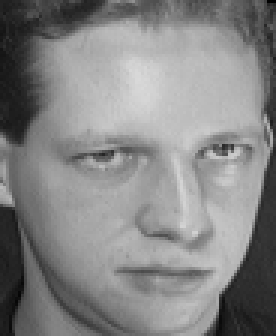
%> input picture Matlab Labs/11/test_images/C1/10.pgm, 92 x 112 px (shown 3 times larger); its folder holds only this picture in this run
$ octave ANN_testing.m   (GNU Octave 9; MATLAB toolbox functions it lacks are replaced by stand-ins)
%> lines starting %> are read from the running program, lines starting %| are printed output that depends on the picture
%> further down, test_image is the input picture: size 112x92 uint8; min 1, max 217, mean 132.8
### Matlab Labs/11/get_featureVector.m
function vector=get_featureVector(image)


[A1,H1,V1,D1] = dwt2(double(image),'haar','mode','per');  % four sub-bands in the first decomposition of the block
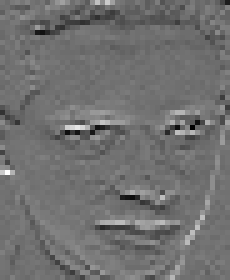
%> H1: size 56x46 double (shown 5 times larger); min -57, max 71.5, mean -0.2; drawn with min black and max white
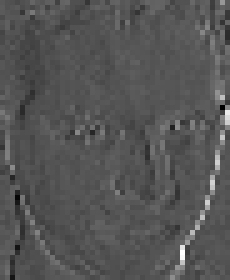
%> V1: size 56x46 double (shown 5 times larger); min -65, max 129, mean 0.2; drawn with min black and max white
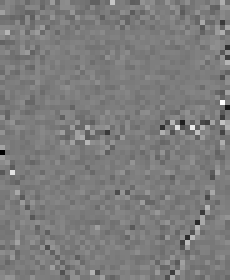
%> D1: size 56x46 double (shown 5 times larger); min -38.5, max 40, mean -0.1; drawn with min black and max white
[A2,H2,V2,D2] = dwt2(A1,'haar','mode','per'); % second decomposition
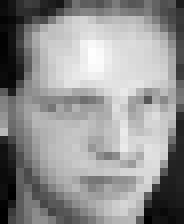
%> A2: size 28x23 double (shown 8 times larger); min 98, max 853.5, mean 531.3; drawn with min black and max white
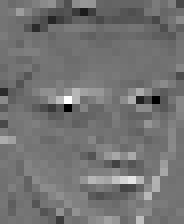
%> H2: size 28x23 double (shown 8 times larger); min -138, max 167.5, mean 0.1; drawn with min black and max white
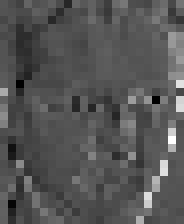
%> V2: size 28x23 double (shown 8 times larger); min -103.5, max 207.3, mean 0.8; drawn with min black and max white
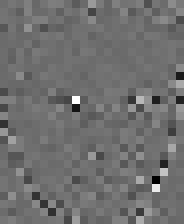
%> D2: size 28x23 double (shown 8 times larger); min -70.25, max 90.75, mean 0; drawn with min black and max white
[A3,H3,V3,D3] = dwt2(A2,'haar','mode','per'); % third decomposition
% use mean and standard deviation
vector=[mean(mean(abs(H1))),std2(H1),mean(mean(abs(V1))),std2(V1),mean(mean(abs(D1))),std2(D1),mean(mean(abs(H2))),std2(H2),...
    mean(mean(abs(V2))),std2(V2),mean(mean(abs(D2))),std2(D2),...
    mean(mean(abs(H3))),std2(H3),mean(mean(abs(V3))),std2(V3),mean(mean(abs(D3))),std2(D3)];
%> vector = 18 values, max 76.88 at index 16, min 2.75 at index 5, mean 24.63

vector=vector';

### Matlab Labs/11/ANN_testing.m
% testing phase - Test Images are in folder test_images
clc
folder=dir('test_images\C1\');
Number_of_images=length(folder)-2; % number of images in C1

for i=1:Number_of_images,
    test_image=imread(['test_images\C1\' folder(i+2).name]);
    feature_vector=get_featureVector(test_image); % function get_featureVector returns a column vector.
%> feature_vector has the same summary as vector in get_featureVector
%> (the run ends here)

$ run again, on Matlab Labs/11/test_images/C1/6.pgm
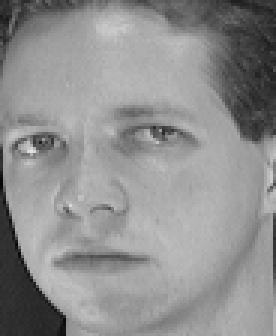
%> input picture Matlab Labs/11/test_images/C1/6.pgm, 92 x 112 px (shown 3 times larger)
%> test_image is the input picture: size 112x92 uint8; min 7, max 225, mean 143.2
%> in get_featureVector, `[A2,H2,V2,D2] = dwt2(A1,'haar','mode','per');`:
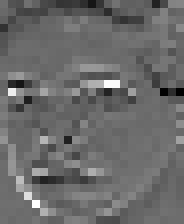
%> H2: size 28x23 double (shown 8 times larger); min -100.5, max 134.2, mean -2.4; drawn with min black and max white
%> in get_featureVector, `[A2,H2,V2,D2] = dwt2(A1,'haar','mode','per');`:
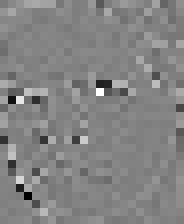
%> D2: size 28x23 double (shown 8 times larger); min -78.75, max 73.75, mean 0; drawn with min black and max white
%> vector = 18 values, max 71.38 at index 16, min 2.9 at index 5, mean 23.26
%> feature_vector has the same summary as vector in get_featureVector
